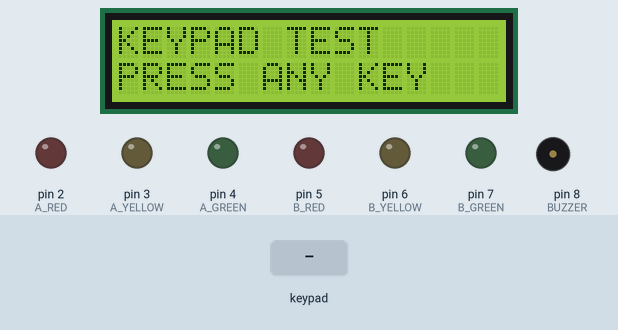
Recording of a sketch running on a simulated Arduino Uno, built with avr-gcc and run on an emulated ATmega328P. Parts: 16×2 character LCD, output pins drawn as LEDs (lit = HIGH), buzzer (waves = sounding). The test bench sets the inputs (shaded band). What the sketch prints to the serial monitor is not drawn.

Above: at 10.3 s.
10.4 s: keypad keys 9 1 0 1 1 1 2 # pressed 0.4 s apart
At 14.6 s:
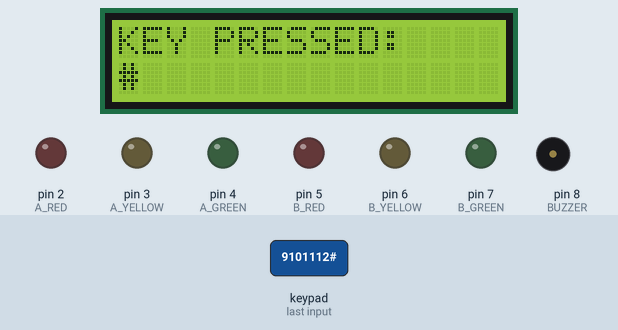
15.1 s: key 'A' pressed
At 15.7 s:
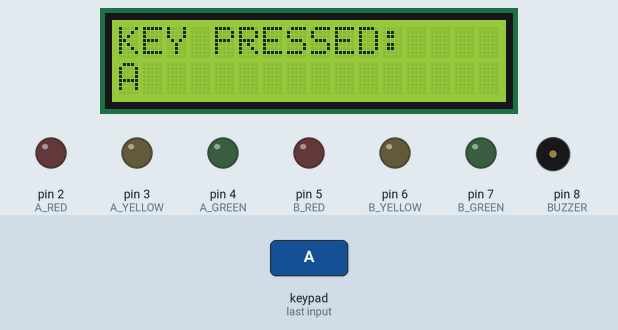
16.6 s: key 'B' pressed
At 17.1 s:
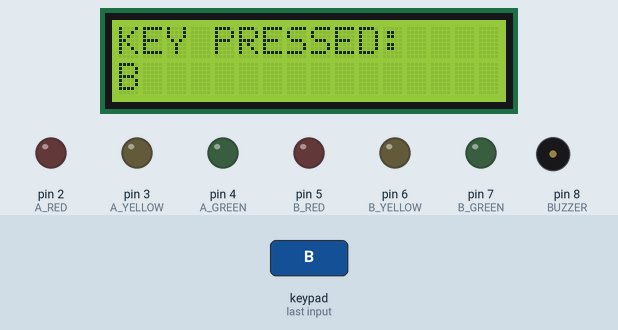
18.1 s: keypad keys 9 1 0 1 1 1 2 * pressed 0.4 s apart
At 21.5 s:
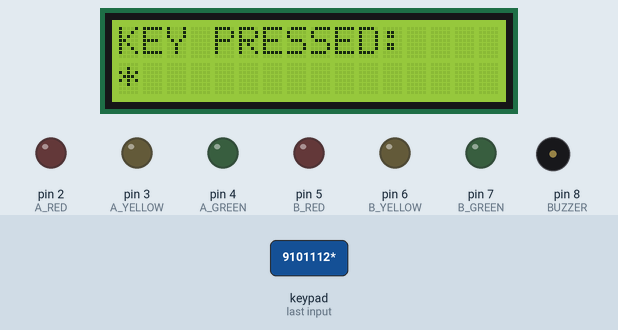
22.8 s: key 'C' pressed
At 24.0 s:
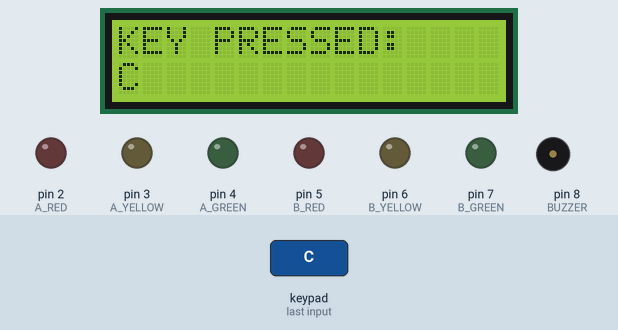
24.3 s: keypad keys 9 1 0 1 1 1 2 D pressed 0.4 s apart
At 26.1 s:
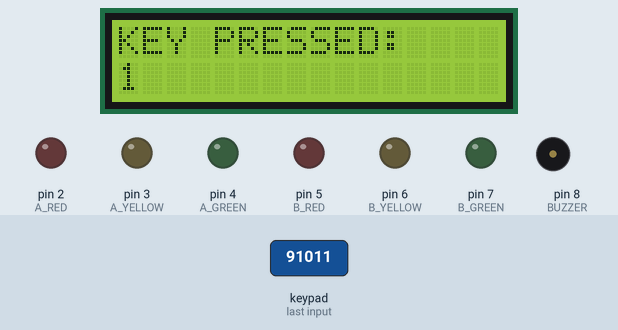
Timing chart, 0 to 27.6 s (numbered marks = the images above; inputs shaded):
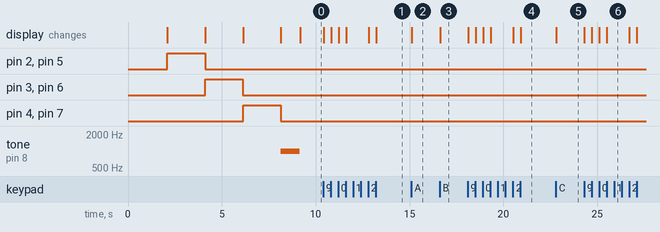

Measured:
- after the input at 10.4 s, the display: first changes at once (image 1 shows a later state)
- after the input at 15.1 s, the display: changes at once (image 2)
- after the input at 16.6 s, the display: changes at once (image 3)
- after the input at 18.1 s, the display: first changes at once (image 4 shows a later state)
- after the input at 22.8 s, the display: changes at once (image 5)
- after the input at 24.3 s, the display: first changes at once (image 6 shows a later state)

The sketch:

HardwareTest.ino
```cpp
#include <Wire.h>
#include <LiquidCrystal_I2C.h>
#include <Keypad.h>

LiquidCrystal_I2C lcd(0x27, 16, 2);

const int A_RED = 2;
const int A_YELLOW = 3;
const int A_GREEN = 4;
const int B_RED = 5;
const int B_YELLOW = 6;
const int B_GREEN = 7;
const int BUZZER = 8;

const byte ROWS = 4;
const byte COLS = 4;

char keys[ROWS][COLS] = {
  {'1','2','3','A'},
  {'4','5','6','B'},
  {'7','8','9','C'},
  {'*','0','#','D'}
};

byte rowPins[ROWS] = {9, 10, 11, 12};
byte colPins[COLS] = {13, A0, A1, A2};

Keypad keypad = Keypad(
  makeKeymap(keys),
  rowPins,
  colPins,
  ROWS,
  COLS
);

void setup() {
  pinMode(A_RED, OUTPUT);
  pinMode(A_YELLOW, OUTPUT);
  pinMode(A_GREEN, OUTPUT);
  pinMode(B_RED, OUTPUT);
  pinMode(B_YELLOW, OUTPUT);
  pinMode(B_GREEN, OUTPUT);
  pinMode(BUZZER, OUTPUT);

  lcd.init();
  lcd.backlight();

  Serial.begin(9600);

  lcd.clear();
  lcd.print("TRAFFIC SYSTEM");
  lcd.setCursor(0, 1);
  lcd.print("HARDWARE TEST");

  delay(2000);

  lcd.clear();
  lcd.print("TEST: RED");
  digitalWrite(A_RED, HIGH);
  digitalWrite(B_RED, HIGH);
  delay(2000);
  digitalWrite(A_RED, LOW);
  digitalWrite(B_RED, LOW);

  lcd.clear();
  lcd.print("TEST: YELLOW");
  digitalWrite(A_YELLOW, HIGH);
  digitalWrite(B_YELLOW, HIGH);
  delay(2000);
  digitalWrite(A_YELLOW, LOW);
  digitalWrite(B_YELLOW, LOW);

  lcd.clear();
  lcd.print("TEST: GREEN");
  digitalWrite(A_GREEN, HIGH);
  digitalWrite(B_GREEN, HIGH);
  delay(2000);
  digitalWrite(A_GREEN, LOW);
  digitalWrite(B_GREEN, LOW);

  lcd.clear();
  lcd.print("TEST: BUZZER");
  tone(BUZZER, 1000);
  delay(1000);
  noTone(BUZZER);

  lcd.clear();
  lcd.print("KEYPAD TEST");
  lcd.setCursor(0, 1);
  lcd.print("PRESS ANY KEY");

  Serial.println("=== TRAFFIC HARDWARE TEST ===");
  Serial.println("Press any keypad key.");
}

void loop() {
  char key = keypad.getKey();

  if (key) {
    Serial.print("KEY PRESSED: ");
    Serial.println(key);

    lcd.clear();
    lcd.setCursor(0, 0);
    lcd.print("KEY PRESSED:");
    lcd.setCursor(0, 1);
    lcd.print(key);
  }
}
```
